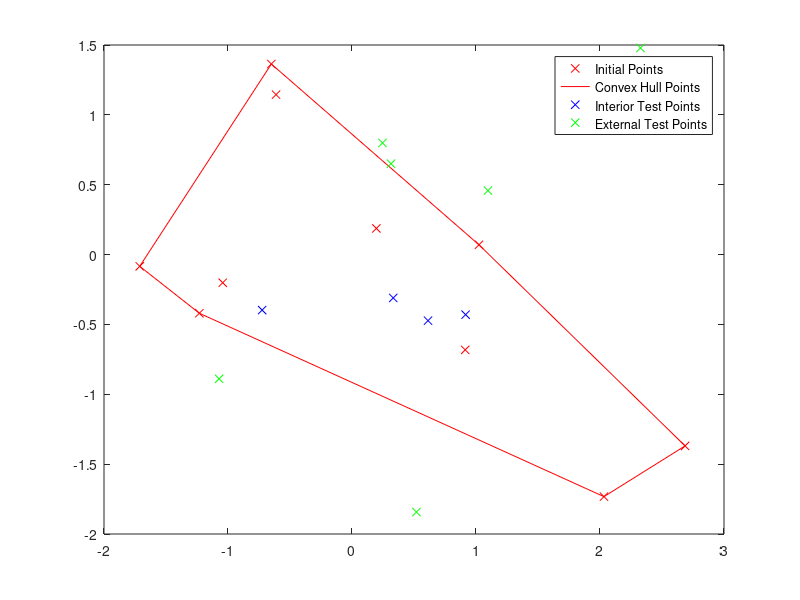

This figure's MATLAB source:
clc, clear all, close all
xi = randn(2,10);
x0 = randn(2,10);

K = convhull(xi(1,:),xi(2,:));
in = inpolygon(x0(1,:),x0(2,:),xi(1,K),xi(2,K));

collisionFree = 1-in;

plot(xi(1,:),xi(2,:),'xr'); hold on
plot(xi(1,K),xi(2,K),'r')
plot(x0(1,find(in==1)),x0(2,find(in==1)),'xb')
plot(x0(1,find(in==0)),x0(2,find(in==0)),'xg')
legend('Initial Points','Convex Hull Points','Interior Test Points','External Test Points')